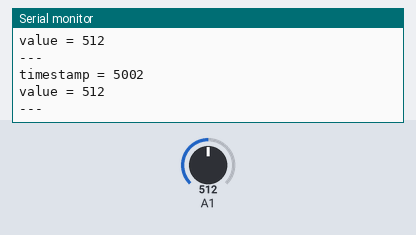
The sketch below on a simulated Arduino Mega 2560, built with avr-gcc and run on an emulated ATmega2560. Shown: the last lines printed to the serial monitor. The test bench sets the inputs (shaded band); at power-on: A1 = 512.

Above: at 5.8 s.
5.9 s: A1 set to 716
At 11.4 s:
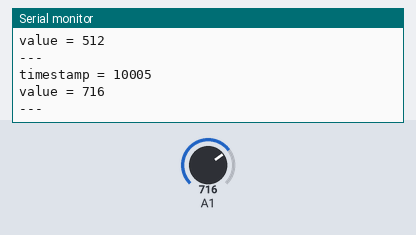
11.9 s: A1 set to 900
At 16.5 s:
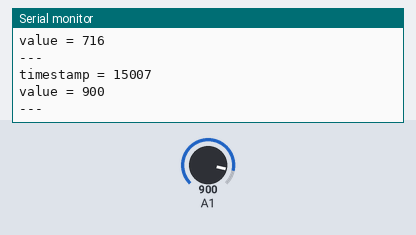
Timing chart, 0 to 18.0 s (numbered marks = the images above; inputs shaded):
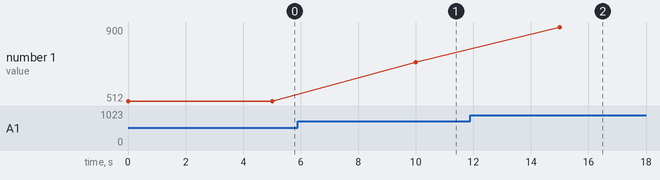

Measured:
- after the input at 5.9 s, the serial monitor: prints a new line after 4.1 s (image 1)
- after the input at 11.9 s, the serial monitor: prints a new line after 3.1 s (image 2)
- plotted number 1: 512 → 716 after the input at 5.9 s, 716 → 900 after the input at 11.9 s

The sketch:

teensy.ino
```cpp
#include <ArduinoJson.h>

void setup() {
  // Initialize "debug" serial port
  // The data rate must be much higher than the "link" serial port
  Serial.begin(115200);
  while (!Serial) continue;

  // Initialize the "link" serial port
  // Use a low data rate to reduce the error ratio
  Serial1.begin(9600);
}

void loop() {
  // Values we want to transmit
  long timestamp = millis();
  int value = analogRead(1);

  // Print the values on the "debug" serial port
  Serial.print("timestamp = ");
  Serial.println(timestamp);
  Serial.print("value = ");
  Serial.println(value);
  Serial.println("---");

  // Create the JSON document
  StaticJsonDocument<200> doc;
  doc["timestamp"] = timestamp;
  doc["value"] = value;

  // Send the JSON document over the "link" serial port
  serializeJson(doc, Serial1);

  // Wait
  delay(5000);
}
```
